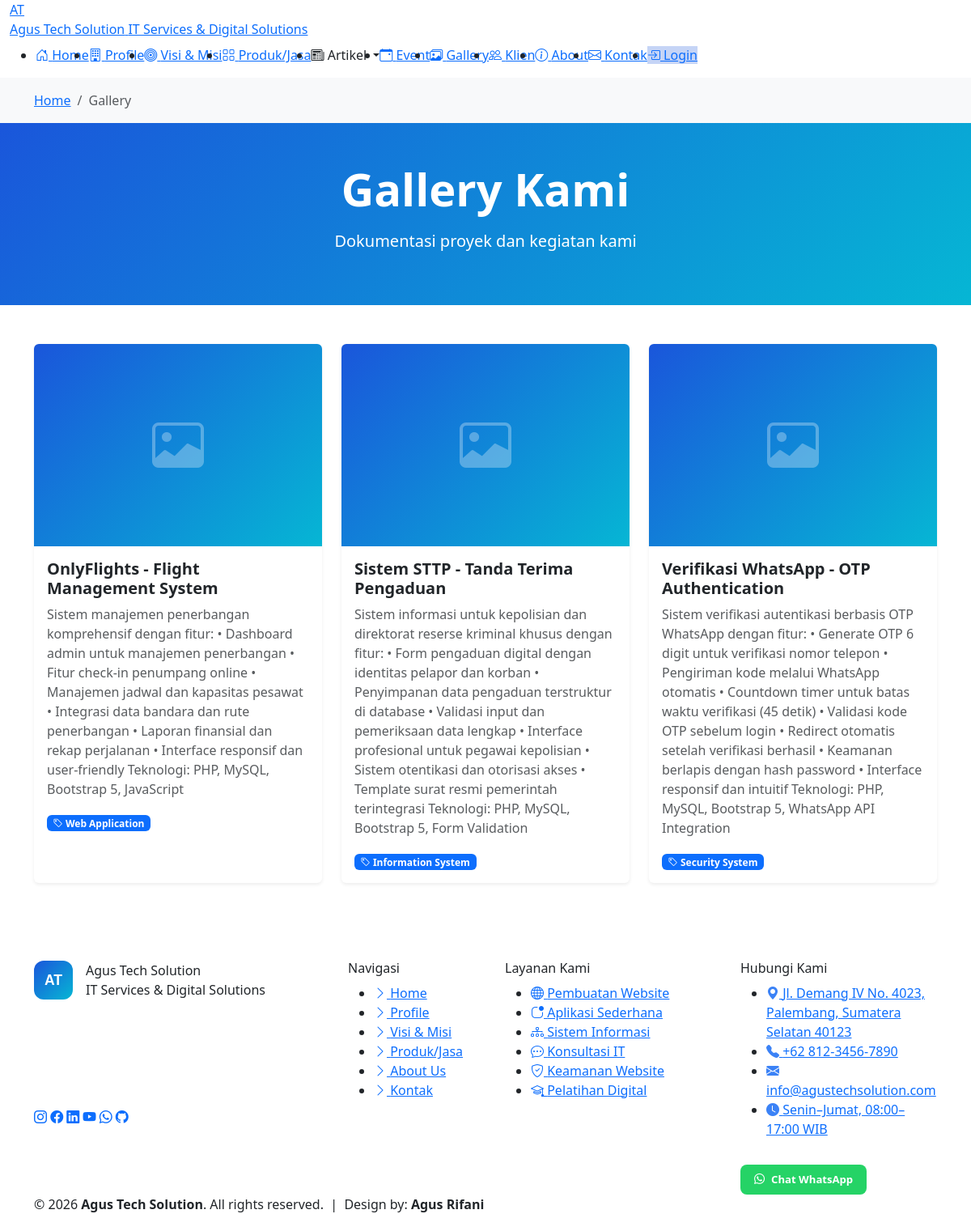
The page /pages/gallery.php on the database its author committed.
### tables this page shows
CREATE TABLE IF NOT EXISTS gallery (
  id          INT AUTO_INCREMENT PRIMARY KEY,
  judul       VARCHAR(255) NOT NULL,
  deskripsi   TEXT DEFAULT NULL,
  kategori    VARCHAR(100) DEFAULT 'Umum',
  created_at  TIMESTAMP DEFAULT CURRENT_TIMESTAMP
);

### pages/gallery.php (the view, shortened to what this page needs)
<?php
require_once __DIR__ . '/../config/koneksi.php';
try {
    $stmt = $pdo->query("SELECT * FROM gallery ORDER BY created_at DESC");
    $gallery_list = $stmt->fetchAll();
} catch (Exception $e) {
    $gallery_list = [];
}
?>
<?php include __DIR__ . '/../includes/header.php'; ?>
<nav aria-label="breadcrumb" class="bg-light py-3">
    <div class="container">
        <ol class="breadcrumb mb-0">
            <li class="breadcrumb-item"><a href="<?php echo APP_URL; ?>/index.php">Home</a></li>
            <li class="breadcrumb-item active">Gallery</li>
        </ol>
    </div>
</nav>
<section class="py-5" style="background: linear-gradient(135deg, #1a56db 0%, #06b6d4 100%); color: white;">
    <div class="container text-center">
        <h1 class="display-4 fw-bold mb-3">Gallery Kami</h1>
        <p class="lead">Dokumentasi proyek dan kegiatan kami</p>
    </div>
</section>
<section class="py-5">
    <div class="container">
        <div class="row g-4">
            <?php if (count($gallery_list) > 0): ?>
                <?php foreach ($gallery_list as $index => $project): ?>
                    <?php
                        $stmt = $pdo->prepare("SELECT * FROM gallery_images WHERE gallery_id = ? ORDER BY urutan");
                        $stmt->execute([$project['id']]);
                        $images = $stmt->fetchAll(\PDO::FETCH_ASSOC);
                    ?>
                    <div class="col-lg-4 col-md-6 gallery-item">
                        <div class="card border-0 shadow-sm h-100 overflow-hidden">
                            <?php if (count($images) > 0): ?>
                                <div id="carousel<?php echo $project['id']; ?>" class="carousel slide" data-bs-ride="carousel">
                                    <div class="carousel-inner" style="height: 250px;">
                                        <?php foreach ($images as $key => $image): ?>
                                            <div class="carousel-item <?php echo ($key === 0) ? 'active' : ''; ?>" style="height: 250px;">
                                                <img src="<?php echo APP_URL; ?>/assets/uploads/<?php echo $image['gambar']; ?>"
                                                     alt="<?php echo htmlspecialchars($project['judul']); ?>"
                                                     class="d-block w-100 h-100"
                                                     style="object-fit: cover;">
                                            </div>
                                        <?php endforeach; ?>
                                    </div>
                                    <?php if (count($images) > 1): ?>
                                        <button class="carousel-control-prev" type="button" data-bs-target="#carousel<?php echo $project['id']; ?>" data-bs-slide="prev">
                                            <span class="carousel-control-prev-icon" aria-hidden="true"></span>
                                        </button>
                                        <button class="carousel-control-next" type="button" data-bs-target="#carousel<?php echo $project['id']; ?>" data-bs-slide="next">
                                            <span class="carousel-control-next-icon" aria-hidden="true"></span>
                                        </button>
                                        <div class="carousel-indicators position-absolute bottom-0" style="z-index: 10;">
                                            <?php foreach ($images as $key => $image): ?>
                                                <button type="button" data-bs-target="#carousel<?php echo $project['id']; ?>" data-bs-slide-to="<?php echo $key; ?>"
                                                    class="<?php echo ($key === 0) ? 'active' : ''; ?>"
                                                    aria-current="<?php echo ($key === 0) ? 'true' : 'false'; ?>"
                                                    style="width: 30px; height: 4px; margin: 0 3px;"></button>
                                            <?php endforeach; ?>
                                        </div>
                                    <?php endif; ?>
                                    <div class="position-absolute top-0 end-0 m-2" style="z-index: 5;">
                                        <span class="badge bg-dark" title="Jumlah foto">
                                            <i class="bi bi-images"></i> <?php echo count($images); ?>/4
                                        </span>
                                    </div>
                                </div>
                            <?php else: ?>
                                <div style="background: linear-gradient(135deg, #1a56db 0%, #06b6d4 100%); height: 250px; display: flex; align-items: center; justify-content: center;">
                                    <i class="bi bi-image" style="font-size: 4rem; color: white; opacity: 0.3;"></i>
                                </div>
                            <?php endif; ?>
                            <div class="card-body">
                                <h5 class="card-title fw-bold"><?php echo htmlspecialchars($project['judul']); ?></h5>
                                <p class="card-text text-muted"><?php echo htmlspecialchars($project['deskripsi'] ?? '(Tidak ada deskripsi)'); ?></p>
                                <span class="badge bg-primary"><i class="bi bi-tag"></i> <?php echo htmlspecialchars($project['kategori']); ?></span>
                            </div>
                        </div>
                    </div>
                <?php endforeach; ?>
            <?php endif; ?>
        </div>
    </div>
</section>
<?php include __DIR__ . '/../includes/footer.php'; ?>

### rows shown on the page
gallery: judul "OnlyFlights - Flight Management System", deskripsi "Sistem manajemen penerbangan komprehensif dengan fitur: • Dashboard admin untuk manajemen penerbangan • Fitur check-in penumpang online • Manajemen jadwal dan kapasitas pesawat • Integrasi data bandara dan rute penerbangan • Laporan finansial dan rekap perjalanan • Interface responsif dan user-friendly Teknologi: PHP, MySQL, Bootstrap 5, JavaScript", kategori "Web Application"
gallery: judul "Sistem STTP - Tanda Terima Pengaduan", deskripsi "Sistem informasi untuk kepolisian dan direktorat reserse kriminal khusus dengan fitur: • Form pengaduan digital dengan identitas pelapor dan korban • Penyimpanan data pengaduan terstruktur di database • Validasi input dan pemeriksaan data lengkap • Interface profesional untuk pegawai kepolisian • Sistem otentikasi dan otorisasi akses • Template surat resmi pemerintah terintegrasi Teknologi: PHP, MySQL, Bootstrap 5, Form Validation", kategori "Information System"
gallery: judul "Verifikasi WhatsApp - OTP Authentication", deskripsi "Sistem verifikasi autentikasi berbasis OTP WhatsApp dengan fitur: • Generate OTP 6 digit untuk verifikasi nomor telepon • Pengiriman kode melalui WhatsApp otomatis • Countdown timer untuk batas waktu verifikasi (45 detik) • Validasi kode OTP sebelum login • Redirect otomatis setelah verifikasi berhasil • Keamanan berlapis dengan hash password • Interface responsif dan intuitif Teknologi: PHP, MySQL, Bootstrap 5, WhatsApp API Integration", kategori "Security System"
